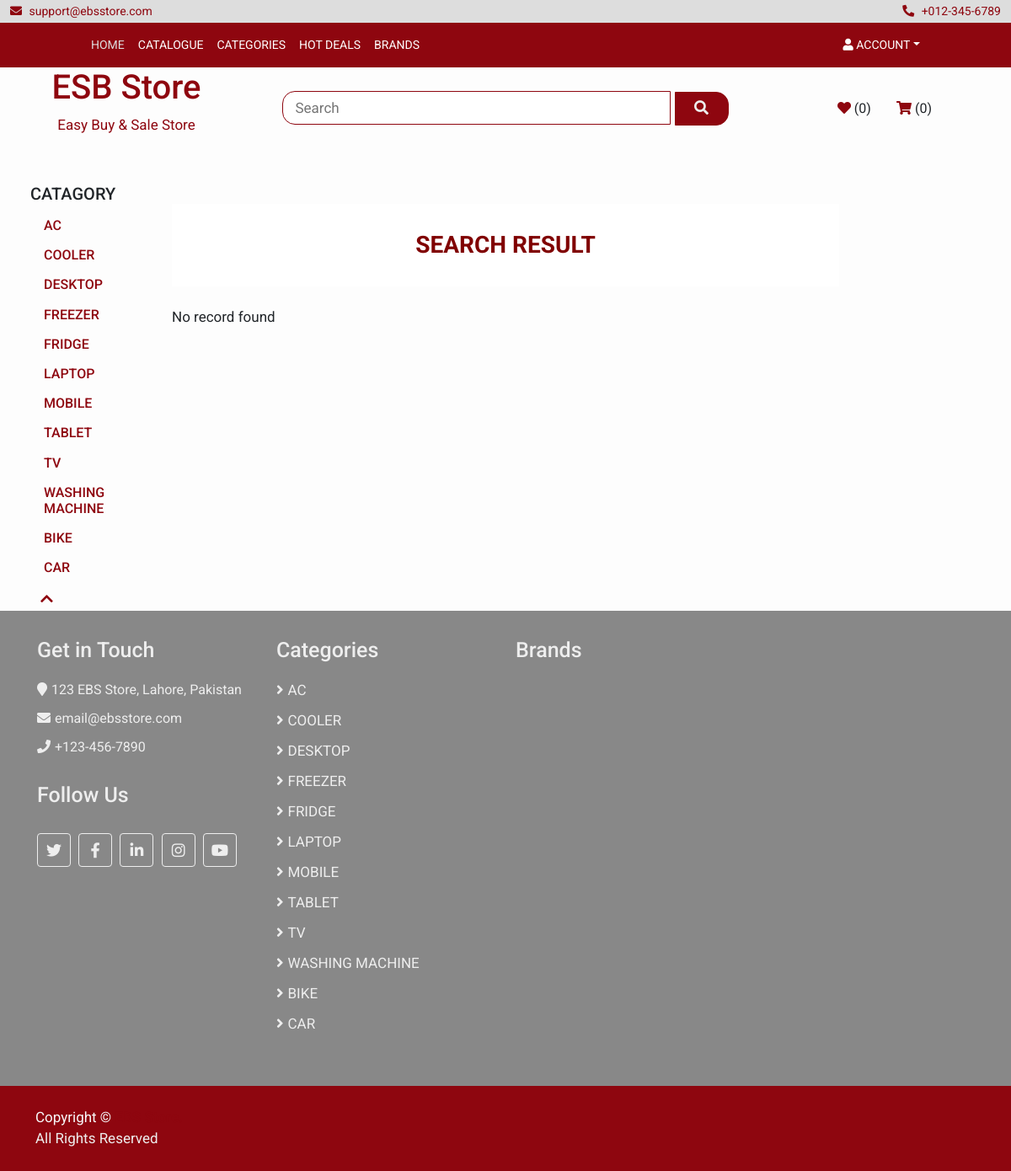
The app's page /search/ with its own data.
### store/models.py (models this page shows, shortened)
class Category(models.Model):
    title = models.CharField(max_length=255, unique=True)
    image = models.ImageField(upload_to='uploads/', null=True, blank=True, verbose_name="")

### store/views.py (the view, shortened to what this page needs)
# urls.py: path("search/", views.search, name="search"),
def search(request):
    categories = Category.objects.all()
    context = { 'categories':categories}
    return render(request, "store/products/search_products.html", context )

### cart/context_processor.py (called while the page is built)
def cart(request):
    return {'cart': Cart(request)}

### templates/store/products/search_products.html
{% extends "../../base.html" %}
{% load static%}
{% block head  %}
  <link href="{% static '/css/product-cards.css' %}" rel="stylesheet"/>
 {% endblock %}
{%block content%}
<div class="row">
    <div class="col-2 px-5">
        <h5 class="text-uppercase">Catagory<h5>
        <div class="flex-column side-links">
          {% if categories%}
            {% for category in categories %}
              <a class="nav-link text-uppercase" href="{% url 'products_category_view' category.id%}">{{category.title}}</a>
            {% endfor %}
          {%endif%}
        </div>
    </div>
    <div class="col-8">
      <h3 class="text-center my-4  heading-title">Search Result</h3>
      {% if products%}
      <p>Total result found : {{products.count}}</p>
        <div class="row gy-5 gx-3 row-cols-4 ">
          {% for product in products %}
            <div class="col">
              <div class="card" style="width: 18rem;">
                <img src="{{product.image}}" class="card-img-top" alt="...">
                <div class="card-body">
                  <h6 class="card-title">
                    <a href="{% url 'product_view' product.slug%}">{{product.title}}</a></h6>
                  <h5 >Rs. {{product.price}}</h5>
                  <p style="color:orange;"> <span> <i class="fa fa-star"></i> <i class="fa fa-star"></i><i class="fa fa-star"></i> <i class="fa fa-star-half-empty"></i><i class="fa fa-star-o	"></i></span></p>
                  <div class="text-center">
                      <button href="#"  class="btn btn-light addToCart"> <i  class="fa fa-shopping-cart"></i></button>
                      <button href="{% url 'product_view' product.id%}" class="btn btn-light red"><i class="fa fa-heart"></i></button> </div>
                </div>
              </div>
            </div>
          {% endfor %}
          </div>
        </div>
        {%else%}
        <p> No record found</p>
      {%endif%}
    </div>
</div>
{% endblock%}

### templates/components/footer.html (shortened to what this page needs)
<div class="footer">
            <div class="container-fluid">
                <div class="row">
                    <div class="col-lg-3 col-md-6">
                        <div class="footer-widget">
                            <h2>Get in Touch</h2>
                            <div class="contact-info">
                                <p><i class="fa fa-map-marker"></i>123 EBS Store, Lahore, Pakistan</p>
                                <p><i class="fa fa-envelope"></i>email@ebsstore.com</p>
                                <p><i class="fa fa-phone"></i>+123-456-7890</p>
                            </div>
                        </div>
                        <div class="footer-widget">
                            <h2>Follow Us</h2>
                            <div class="contact-info">
                                 <div class="social">
                                    <a href=""><i class="fab fa-twitter"></i></a>
                                    <a href=""><i class="fab fa-facebook-f"></i></a>
                                    <a href=""><i class="fab fa-linkedin-in"></i></a>
                                    <a href=""><i class="fab fa-instagram"></i></a>
                                    <a href=""><i class="fab fa-youtube"></i></a>
                                </div>
                            </div>
                        </div>
                    </div>
                    <div class="col-lg-3 col-md-6">
                        <div class="footer-widget">
                            <h2>Categories</h2>
                            <ul>
                                {% for category in categories%}
                                <li style="text-transform: uppercase"><a href="#">{{category.title}}</a></li>
                                {% endfor%}
                            </ul>
                        </div>
                    </div>
                    <div class="col-lg-3 col-md-6">
                        <div class="footer-widget">
                            <h2>Brands </h2>
                        </div>
                    </div>
                </div>
            </div>
        </div>
<div class="footer-bottom">
      <div class="container text-center">
            <div class="row">
                  <div class="col-md-6 copyright">
                  <p class="m-0 text-light">Copyright &copy;<a href="#"> EBS Store.</a></p> All Rights Reserved</p>
                  </div>
            </div>
      </div>
</div>

### static/css/product-cards.css (style rules this page uses)
body { font-family: "Roboto", sans-serif; font-size: 18px; background-color: #fdfdfd; }
.heading-title { color: maroon; text-transform: uppercase }

### static/css/main.css (style rules this page uses)
:root { --primary: #8e060f; --white: #ffffff; }
body { font-family: "Roboto", sans-serif; overflow-x: hidden; font-size: 17px; background-color: #fdfdfd; }
a { color: #8e060f; outline: none; text-decoration: none; }
.heading-title { text-align: center; background: white; text-transform: uppercase; font-weight: 700; padding: 2rem; }
.side-links a { font-size: 1rem; color: #8e060f; }
.footer { position: relative; padding: 2rem; background: #888; color:#eee; }
.footer .footer-widget { position: relative; width: 100%; margin-bottom: 30px; }
.footer .footer-widget h2 { font-size: 25px; white-space: nowrap; margin-bottom: 20px; }
.footer .footer-widget ul { margin: 0; padding: 0; list-style: none; }
.footer .footer-widget ul li { margin-bottom: 12px; }
.footer .footer-widget ul li:last-child { margin-bottom: 0; }
.footer .footer-widget ul li a { color: #eee; white-space: nowrap; display: block; line-height: 23px; transition: all .3s; }
.footer .footer-widget ul li a::before { content: '\f105'; font-family: 'Font Awesome 5 Free'; font-weight: 900; padding-right: 5px; }
.footer .contact-info p { margin-bottom: 10px; font-size: 16px; }
.footer .contact-info p i { margin-right: 5px; }
.footer .social { position: relative; width: 100%; }
.footer .social a { display: inline-block; margin: 10px 5px 0 0; width: 40px; height: 40px; padding: 6px 0; text-align: center; font-size: 18px; color: #eee; border: 1px solid #eee; border-radius: 4px; transition: all .3s; }
.footer .social i { color: #eee; }
.footer-bottom { position: relative; padding: 25px 0; background: #8e060f; color:#eee }
.footer-bottom .copyright { text-align: left; }
.footer-bottom .copyright p, .footer-bottom .template-by p { color: #ffffff; font-weight: 400; margin: 0; }
.footer-bottom .copyright p a, .footer-bottom .template-by p a { font-weight: 600; }

### records on screen
Category: title "AC"
Category: title "COOLER"
Category: title "DESKTOP"
Category: title "FREEZER"
Category: title "FRIDGE"
Category: title "LAPTOP"
Category: title "MOBILE"
Category: title "TABLET"
Category: title "TV"
Category: title "WASHING MACHINE"
Category: title "BIKE"
Category: title "CAR"
